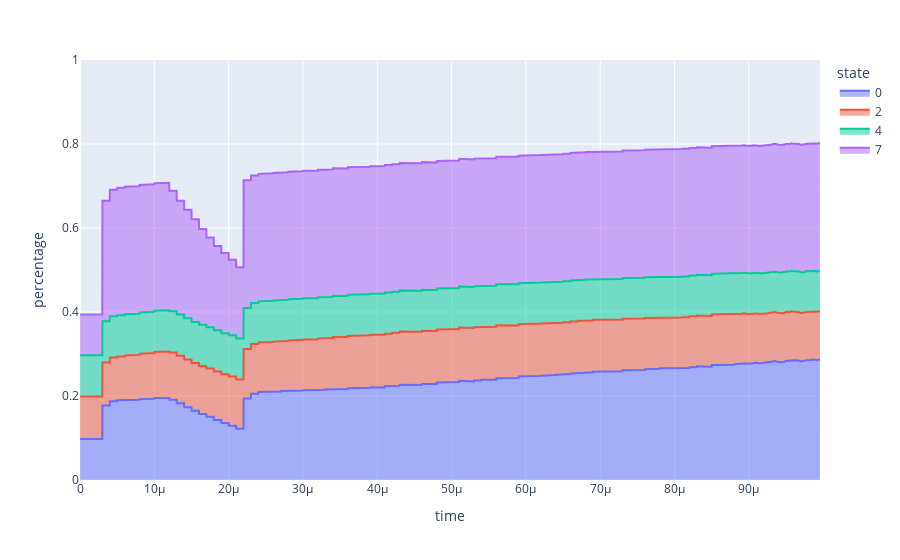

The cell this chart's notebook holds for it:
### Code cell
kmc_boltz.plot_select_states_stacked(
    states_to_plot=[0, 7, 2, 4],
    resolution=0.00000002, 
    max_time=None, 
    title=None, 
    save=True, 
    save_name="props.png") # -1 shows all states

### Figure 1 — Plotly figure (JSON) as saved in the notebook; plotly's stock layout.template omitted (floating-point values rounded to 4 significant figures; data arrays with more than 128 entries replaced by an {"elided": "..."} marker saying what was removed)
{"data": [{"fillpattern": {"shape": ""}, "hovertemplate": "state=0<br>time=%{x}<br>percentage=%{y}<extra></extra>", "legendgroup": "0", "line": {"color": "#636efa"}, "marker": {"symbol": "circle"}, "mode": "lines", "name": "0", "orientation": "v", "showlegend": true, "stackgroup": "1", "type": "scatter", "x": {"elided": "4979 float values"}, "xaxis": "x", "y": {"elided": "4979 float values"}, "yaxis": "y"}, {"fillpattern": {"shape": ""}, "hovertemplate": "state=2<br>time=%{x}<br>percentage=%{y}<extra></extra>", "legendgroup": "2", "line": {"color": "#EF553B"}, "marker": {"symbol": "circle"}, "mode": "lines", "name": "2", "orientation": "v", "showlegend": true, "stackgroup": "1", "type": "scatter", "x": {"elided": "4979 float values"}, "xaxis": "x", "y": {"elided": "4979 float values"}, "yaxis": "y"}, {"fillpattern": {"shape": ""}, "hovertemplate": "state=4<br>time=%{x}<br>percentage=%{y}<extra></extra>", "legendgroup": "4", "line": {"color": "#00cc96"}, "marker": {"symbol": "circle"}, "mode": "lines", "name": "4", "orientation": "v", "showlegend": true, "stackgroup": "1", "type": "scatter", "x": {"elided": "4979 float values"}, "xaxis": "x", "y": {"elided": "4979 float values"}, "yaxis": "y"}, {"fillpattern": {"shape": ""}, "hovertemplate": "state=7<br>time=%{x}<br>percentage=%{y}<extra></extra>", "legendgroup": "7", "line": {"color": "#ab63fa"}, "marker": {"symbol": "circle"}, "mode": "lines", "name": "7", "orientation": "v", "showlegend": true, "stackgroup": "1", "type": "scatter", "x": {"elided": "4979 float values"}, "xaxis": "x", "y": {"elided": "4979 float values"}, "yaxis": "y"}], "layout": {"legend": {"title": {"text": "state"}, "tracegroupgap": 0}, "margin": {"t": 60}, "showlegend": true, "xaxis": {"anchor": "y", "domain": [0, 1], "range": [0, 9.958e-05], "title": {"text": "time"}}, "yaxis": {"anchor": "x", "domain": [0, 1], "range": [0, 1], "title": {"text": "percentage"}}}}
